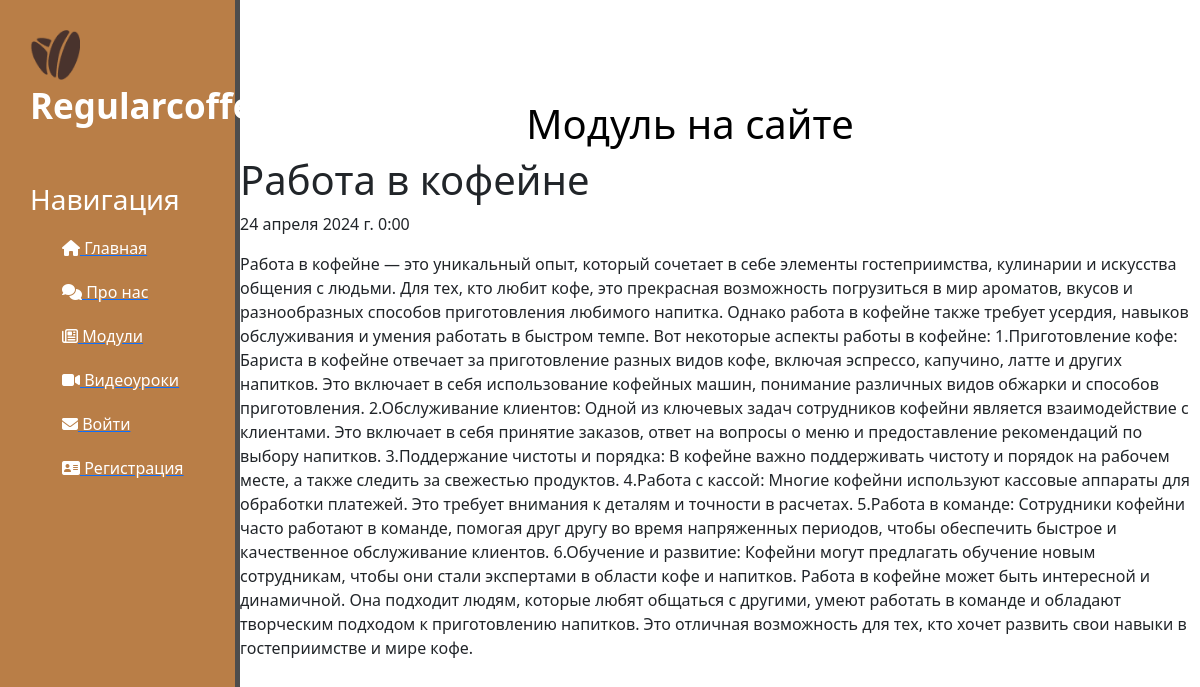
The page /news/2 on the database its author committed.
### news/models.py (models this page shows, shortened)
class Artiles(models.Model):
    title = models.CharField('Название', max_length=50)
    anons =  models.CharField('Анонс', max_length=350)
    full_text = models.TextField('Статья')
    date = models.DateTimeField('Дата публикации')
    class Meta:
        verbose_name='Новость'
        verbose_name_plural = 'Новости'

### news/views.py (the view)
# urls.py: path('<int:pk>',views.NewsDetailView.as_view(), name="news-detail"),
class NewsDetailView(DetailView):
    model = Artiles
    template_name = 'news/details_view.html'
    context_object_name = 'article'

### news/templates/news/details_view.html (shortened to what this page needs)
{% extends 'main/layout.html' %}
{% block content %}
    <div>
        <h1 class="features">Модуль на сайте</h1>
            <h1>{{ article.title }}</h1>
            <p>{{ article.date}}</p>
            <p> {{ article.full_text }}</p>
    </div>
{% endblock %}

### main/static/main/css/main.css (style rules this page uses)
body { background: #FFFFFF }
main .features { float: left; color: black; margin-top: 100px; text-align: center; width:75% }

### rows shown on the page
Artiles: title "Работа в кофейне", date "24 апреля 2024 г. 0:00", full_text "Работа в кофейне — это уникальный опыт, который сочетает в себе элементы гостеприимства, кулинарии и искусства общения с людьми. Для тех, кто любит кофе, это прекрасная возможность погрузиться в мир ароматов, вкусов и разнообразных способов приготовления любимого напитка. Однако работа в кофейне также требует усердия, навыков обслуживания и умения работать в быстром темпе. Вот некоторые аспекты работы в кофейне: 1.Приготовление кофе: Бариста в кофейне отвечает за приготовление разных видов кофе, включая эспрессо, капучино, латте и других напитков. Это включает в себя использование кофейных машин, понимание различных видов обжарки и способов приготовления. 2.Обслуживание клиентов: Одной из…"
